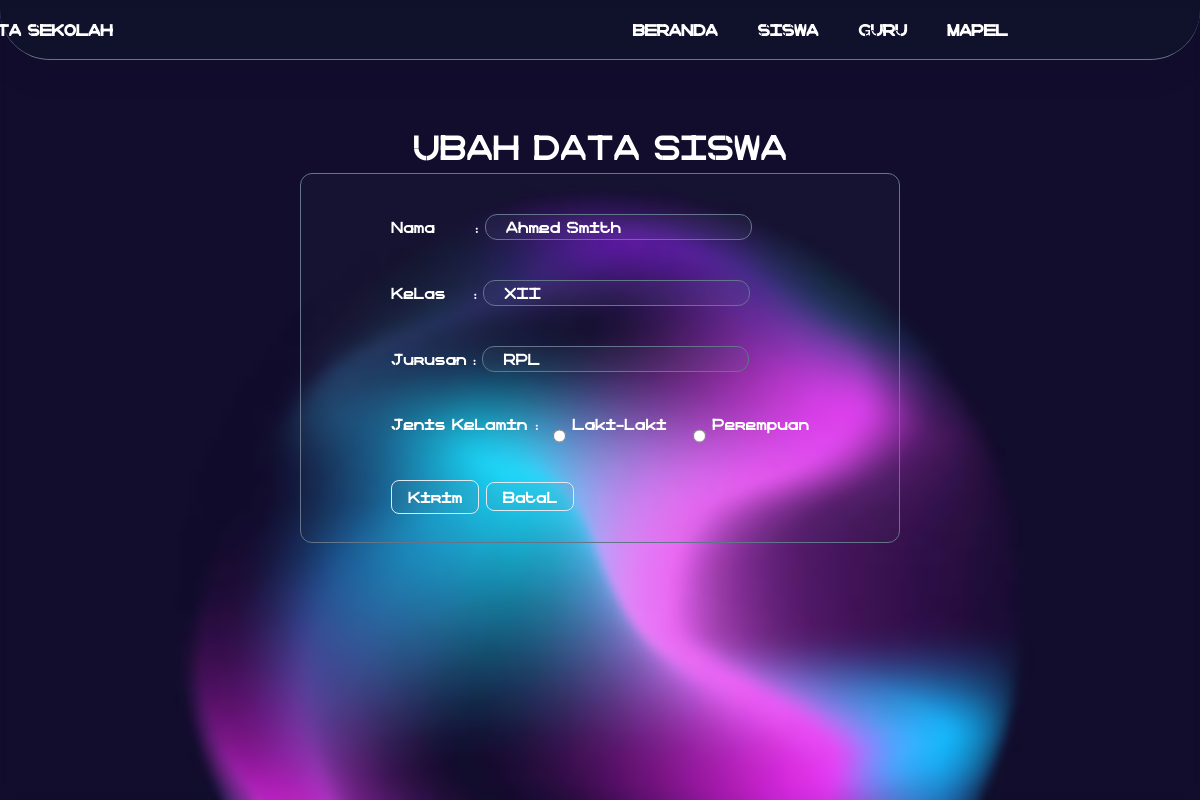
The page /ubah_siswa.php?data=51 on the database its author committed.
### tables this page shows
CREATE TABLE `tbl_siswa` (
  `id_siswa` int(11) NOT NULL,
  `nama` varchar(50) NOT NULL,
  `kelas` varchar(20) NOT NULL,
  `jurusan` varchar(50) NOT NULL,
  `jenis_kelamin` varchar(20) NOT NULL
);

### ubah_siswa.php (the view, shortened to what this page needs)
<?php
include 'koneksi.php';
if (isset($_GET['data'])) {
    $id_siswa = $_GET['data'];
    $query = "SELECT * FROM tbl_siswa WHERE id_siswa = '$id_siswa'";
    $sql = mysqli_query($conn, $query);
    $result = mysqli_fetch_assoc($sql);
}
?>
<!DOCTYPE html>
<html lang="en">
<head>
    <script src="https://cdn.tailwindcss.com"></script>
    <link rel="stylesheet" href="style.css">
</head>
<body style="font-family: otr;">
<main class="min-h-[100vh] flex items-center justify-center" style="background-image: url(img/circleholo.jpg); background-repeat: no-repeat; background-size: cover;">
    <glass class="glass bg-transparent backdrop-blur-sm min-h-[100vh] w-[100%] rounded-lg">
        <nav class="fixed w-full h-[60px] bg-slate-900/50 backdrop-blur-xl border-b-[1px] border-slate-500 rounded-b-[50px]">
            <ul class="flex justify-center items-center h-[100%]">
                <a href="" class="font-semibold text-white ml-[-200px]">DATA SEKOLAH</a>
                <li class="px-5 ml-[500px] font-semibold hover:text-sky-500 text-white">
                    <a href="index.php">BERANDA</a>
                </li>
                <li class="px-5 font-semibold text-white hover:text-sky-500">
                    <a href="data_siswa.php">SISWA</a>
                </li>
                <li class="px-5 font-semibold text-white hover:text-sky-500">
                    <a href="data_guru.php">GURU</a>
                </li>
                <li class="px-5 font-semibold text-white hover:text-sky-500">
                    <a href="data_mapel.php">MAPEL</a>
                </li>
            </ul>
        </nav>
        <h1 class="text-white text-[35px] text-center mt-[120px]">UBAH DATA SISWA</h1>
        <div class="form m-auto w-[600px] h-[370px] backdrop-blur-lg bg-slate-500/5 rounded-xl border-[1px] border-slate-500">
            <div class="inputs grid justify-center text-white">
            <form action="" method="POST">
                <div class="">
                    <span>Nama</span>
                    <span class="ml-[34px]">:</span>
                    <input type="text" name="nama" class="bg-slate-500/10 rounded-xl border-[1px] border-slate-500 outline-none mt-10 px-5" value="<?=$result['nama']?>" required>
                </div>
                <div class="">
                    <span>Kelas</span>
                    <span class="ml-[22px]">:</span>
                    <input type="text" name="kelas" class="bg-slate-500/10 rounded-xl border-[1px] border-slate-500 outline-none mt-10 px-5" value="<?=$result['kelas']?>" required>
                </div>
                <div class="">
                    <span>Jurusan</span>
                    <span class="">:</span>
                    <input type="text" name="jurusan" class="bg-slate-500/10 rounded-xl border-[1px] border-slate-500 outline-none mt-10 px-5" value="<?=$result['jurusan']?>" required>
                </div>
                <div class="mt-10 flex">
                    <span>Jenis Kelamin</span>
                    <span class="ml-2">:</span>
                      <input class="ml-2" type="radio" id="laki-laki" name="jenis_kelamin" value="Laki-Laki" required>
                      <label for="laki-laki">Laki-laki</label><br>
                      <input class="ml-5" type="radio" id="perempuan" name="jenis_kelamin" value="Perempuan" required>
                      <label for="perempuan">Perempuan</label><br>
                </div>
                <div class="btn mt-5">
                    <button name="ubah-siswa" type="submit" class="px-4 py-1 bg-slate-500/10 hover:bg-white/20 rounded-lg border-[1px] border-slate-200">Kirim</button>
                    <a href="data_siswa.php" type="submit" class="px-4 py-1 bg-slate-500/10 hover:bg-white/20 hover:text-slate-900 rounded-lg border-[1px] border-slate-200">Batal</a>
                </div>
            </form>
            </div>
        </div>
    </glass>
</main>
</body>
</html>

### style.css (style rules this page uses)
* { margin: 0; padding: 0; }
nav { box-shadow: -3px 22px 36px -13px rgba(0,0,0,0.10); }

### rows shown on the page
tbl_siswa: nama "Ahmed Smith", kelas "XII", jurusan "RPL"
